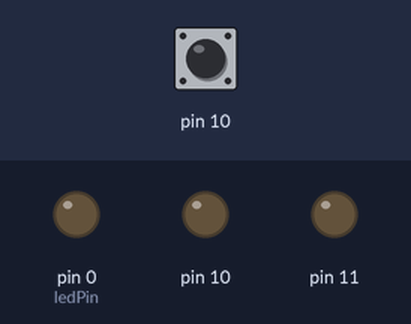
Bench run of a sketch on a simulated Arduino Uno, built with avr-gcc and run on an emulated ATmega328P. On the bench: output pins drawn as LEDs (lit = HIGH). The test bench sets the inputs (shaded band); at power-on: pin 10 LOW.

Above: at 1.7 s.
1.8 s: pin 10 pulsed HIGH 2 times (0.12 s each, 0.3 s apart)
At 2.7 s:
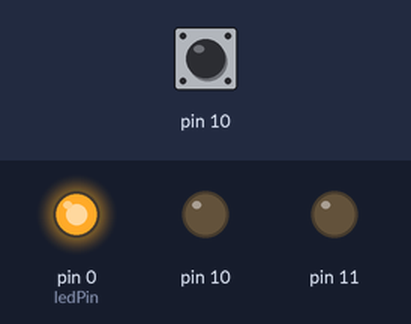
Timing chart, 0 to 4.6 s (numbered marks = the images above; inputs shaded):
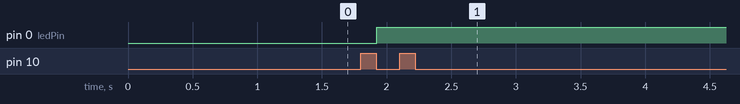

The sketch:

capsense_two_buttons.ino
```cpp
// UdK DRL EIT
// code that plays melody

int ledPin = 0;      // select the pin for the LED
int calibration2 = 0;
int previous2;
int calibration3 = 0;
int previous3;
float fadeValue=255/2;
float fadeIncrease=0.25;


void setup() {
  // declare the ledPin as an OUTPUT:
  pinMode(ledPin, OUTPUT);
  // CAPACITIVE CALLIBRATION
  // calibrate pin 2:
  delay(100);
  for (int i = 0; i < 8; i++) {
    calibration2 += chargeTime(PB2);
    delay(20);
  }
  calibration2 = (calibration2 + 4) / 8;

  // calibrate pin 3:
  delay(100);
  for (int i = 0; i < 8; i++) {
    calibration3 += chargeTime(PB3);
    delay(20);
  }
  calibration3 = (calibration3 + 4) / 8;
}


void loop() {
  analogWrite(ledPin, fadeValue);
  capSensing();
}


void capSensing(){
  // sensing on pin 3:
  int n3 = chargeTime(PB3);
  if (n3 > calibration3) fadeValue-=fadeIncrease;
  if(fadeValue < 0) fadeValue=0;
  previous3 = n3;
  delayMicroseconds(500);

  // sensing on pin 2:
  int n2 = chargeTime(PB2);
  if (n2 > calibration2) fadeValue+=fadeIncrease;
  if(fadeValue > 255) fadeValue=255;
  previous2 = n2;
  delayMicroseconds(500);
}


byte chargeTime(byte pin)
{
  byte mask = (1 << pin);
  byte i;

  DDRB &= ~mask; // input
  PORTB |= mask; // pull-up on

  for (i = 0; i < 16; i++) {
    if (PINB & mask) break;
  }

  PORTB &= ~mask; // pull-up off
  DDRB |= mask; // discharge

  return i;
}
```
